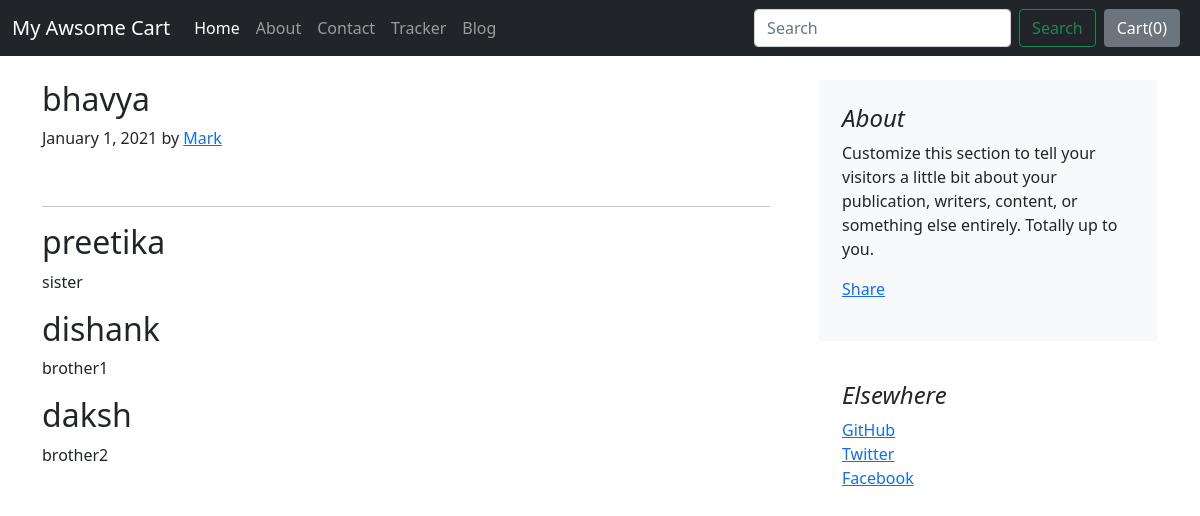
Screenshot of /blog/blogPost/3 with the database file from the repository.
### blog/models.py (models this page shows)
class Blogpost(models.Model):
    post_id = models.AutoField(primary_key= True)
    tilte = models.CharField(max_length=50)
    head0 = models.CharField(max_length=500, default="")
    chead0 = models.CharField(max_length=5000, default="")
    head1 = models.CharField(max_length=500, default="")
    chead1 = models.CharField(max_length=5000, default="")
    head2 = models.CharField(max_length=500, default="")
    chead2 = models.CharField(max_length=5000, default="")
    pub_date = models.DateField()
    thumbnail = models.ImageField(upload_to='shop/images', default="")
    def __str__(self):
        return self.tilte

### blog/views.py (the view)
# urls.py: path("blogPost/<int:id>", views.blogPost, name="blogPost"),
def blogPost(request, id):
    post = Blogpost.objects.filter(post_id = id)
    print(post)
    return render(request, 'blog/blogPost.html',{'post':post[0]})

### blog/templates/blog/blogPost.html (shortened to what this page needs)
{% extends 'blog/basic.html' %}
{% block body %}
<div class="container my-4">
<div class="row g-5">
    <div class="col-md-8">
      <article class="blog-post">
        <h2 class="blog-post-title">{{post.tilte}}</h2>
        <p class="blog-post-meta">January 1, 2021 by <a href="#">Mark</a></p>
        <div class="fb-like" data-href="http://127.0.0.1:8000/blog/blogpost/{{post.post_id}}" data-layout="standard" data-action="like" data-size="large" data-show-faces="false" data-share="true"></div><br>
        <hr>
        <h2>{{post.head0}}</h2>
        <p>{{post.chead0}}</p>
        <h2>{{post.head1}}</h2>
        <p>{{post.chead1}}</p>
        <h2>{{post.head2}}</h2>
        <p>{{post.chead2}}</p>
      </article>
        </div>
    <div class="col-md-4">
      <div class="position-sticky" style="top: 2rem;">
        <div class="p-4 mb-3 bg-light rounded">
          <h4 class="fst-italic">About</h4>
          <p class="mb-0">Customize this section to tell your visitors a little bit about your publication, writers, content, or something else entirely. Totally up to you.</p>
          <div class="my-3 fb-share-button" data-href="http://127.0.0.1:8000/blog/blogpost/{{post.post_id}}" data-layout="button_count" data-size="large"><a target="_blank" href="https://www.facebook.com/sharer/sharer.php?u=http%3A%2F%2F127.0.0.1%3A8000%2Fblog%2Fblogpost%2F4&src=sdkpreparse" class="fb-xfbml-parse-ignore">Share</a></div>
        </div>
        <div class="p-4">
          <h4 class="fst-italic">Elsewhere</h4>
          <ol class="list-unstyled">
            <li><a href="#">GitHub</a></li>
            <li><a href="#">Twitter</a></li>
            <li><a href="#">Facebook</a></li>
          </ol>
        </div>
      </div>
    </div>
  </div>
</div>
{% endblock %}

### rows the page displays
Blogpost: tilte "bhavya", head0 "preetika", chead0 "sister", head1 "dishank", chead1 "brother1", head2 "daksh", chead2 "brother2"
